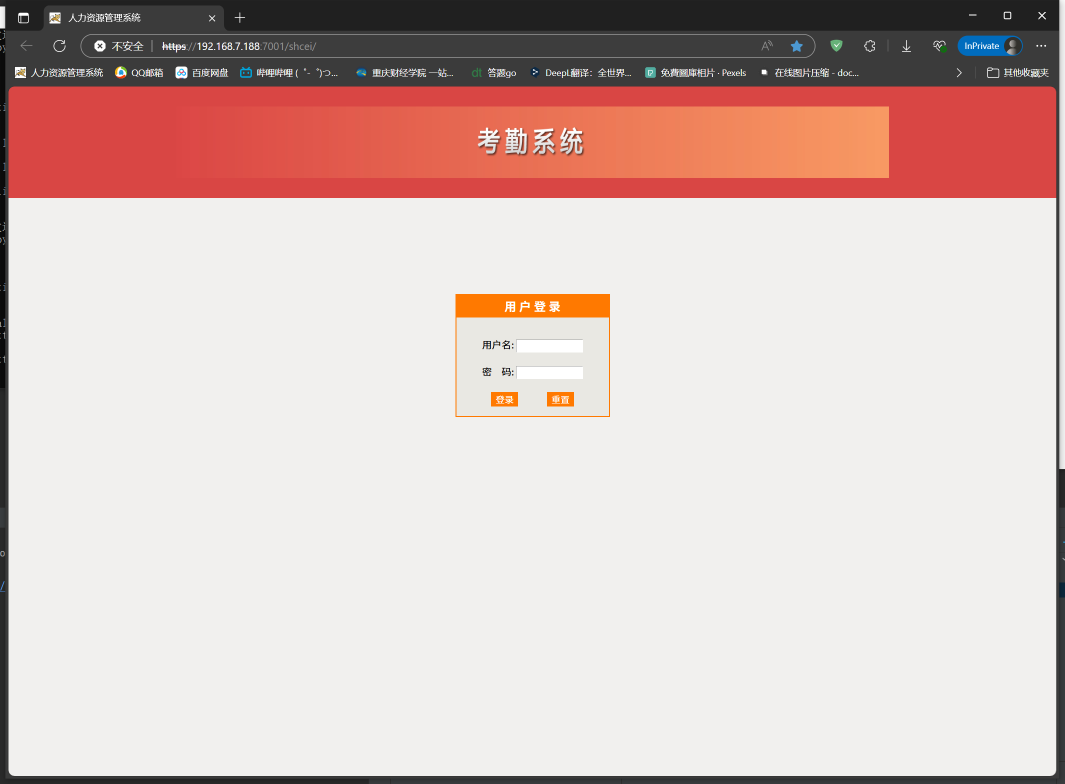
#> input picture punch_error.png, 2129 x 1568 px (shown at 1/2 size)
$ python -i image_recognizer.py   (imports and definitions only)
#> lines starting #> are read from the running program, lines starting #| are printed output that depends on the picture; after the words box and inside, x2 and y2 are one past the last pixel; in counts of white or black regions, pixels touching at a corner belong together
### modules/config.py
"""
配置管理模块

集中管理系统配置、环境变量和常量定义
"""

import os
import json
import socket
import secrets
import logging
import threading
import time
from dotenv import load_dotenv

# 加载环境变量
load_dotenv()


def _int_env(name, default):
    """安全解析整型环境变量：缺失/空串回退默认值，非法值告警后回退（避免 import 阶段崩溃）。"""
    v = os.getenv(name)
    if v is None or v.strip() == '':
        return default
    try:
        return int(v.strip())
    except ValueError:
        logging.warning(f"环境变量 {name}={v!r} 不是合法整数，使用默认值 {default}")
        return default


def _float_env(name, default):
    """安全解析浮点型环境变量：缺失/空串回退默认值，非法值告警后回退。"""
    v = os.getenv(name)
    if v is None or v.strip() == '':
        return default
    try:
        return float(v.strip())
    except ValueError:
        logging.warning(f"环境变量 {name}={v!r} 不是合法数字，使用默认值 {default}")
        return default


class Config:
    """配置管理类"""

    # 登录配置
    LOGIN_USERNAME = os.getenv('LOGIN_USERNAME')
    LOGIN_PASSWORD = os.getenv('LOGIN_PASSWORD')
    LOGIN_USERNAME2 = os.getenv('LOGIN_USERNAME2')
    LOGIN_PASSWORD2 = os.getenv('LOGIN_PASSWORD2')
    LOGIN_URL = os.getenv('LOGIN_URL')

    # Telegram配置
    TELEGRAM_BOT_TOKEN = os.getenv('TELEGRAM_BOT_TOKEN')
    TELEGRAM_CHAT_ID = os.getenv('TELEGRAM_CHAT_ID')

    # 邮件配置
    EMAIL_SENDER = os.getenv('EMAIL_SENDER', '')
    EMAIL_PASSWORD = os.getenv('EMAIL_PASSWORD', '')
    EMAIL_SMTP_SERVER = os.getenv('EMAIL_SMTP_SERVER', 'smtp.qq.com')
    EMAIL_SMTP_PORT = _int_env('EMAIL_SMTP_PORT', 465)
    EMAIL_RECIPIENTS = os.getenv('EMAIL_RECIPIENTS', '').split(',') if os.getenv('EMAIL_RECIPIENTS') else []
    # 给老婆单独发的趣味邮件（"报告老婆，我已下班！"这类）：WIFE_EMAIL 填空字符串即关闭。
    # WIFE_LOGIN_NAME 是她自己的打卡账号名：恢复双账号后她本人打卡时不发这类邮件，仍按原规则发正式邮件。
    WIFE_EMAIL = os.getenv('WIFE_EMAIL', 'dududulalala@icloud.com').strip()
    WIFE_LOGIN_NAME = os.getenv('WIFE_LOGIN_NAME', '邓蕴哲').strip()

    # Tesseract配置
    TESSERACT_PATH = os.getenv('TESSERACT_PATH', r'C:\Program Files\Tesseract-OCR\tesseract.exe')

    # 工作时间配置
    WORK_START_TIME = os.getenv('WORK_START_TIME', "09:00")
    WORK_END_TIME = os.getenv('WORK_END_TIME', "17:30")
    LATE_THRESHOLD = _int_env('LATE_THRESHOLD', 15)  # 分钟
    EARLY_LEAVE_THRESHOLD = _int_env('EARLY_LEAVE_THRESHOLD', 15)  # 分钟
    DAILY_STATUS_TIME = os.getenv('DAILY_STATUS_TIME', "08:20")

    # 系统配置
    MAX_RETRIES = 3
    RETRY_INTERVAL = 5  # 秒
    HEARTBEAT_INTERVAL = 300  # 5分钟
    MAX_HEARTBEAT_MISS = 3
    ERROR_RESET_INTERVAL = 3600  # 1小时
    MAX_ERRORS = 5

    # 看门狗配置
    WATCHDOG_MAX_RESTARTS = 5
    WATCHDOG_RESTART_INTERVAL = 3600  # 1小时

    # 文件路径配置
    LOGS_DIR = 'logs'
    PUNCH_RECORDS_DIR = 'punch_records'
    SCREENSHOTS_DIR = 'screenshots'
    TEMPLATES_DIR = 'templates'

    # 模板文件路径
    SAFE_PLACE_PATH = 'templates/safe_place.png'
    SAFE_PLACE_PATH2 = 'templates/safe_place2.png'
    USERNAME_FIELD_PATH = 'templates/username_field.png'
    PASSWORD_FIELD_PATH = 'templates/password_field.png'
    LOGIN_BUTTON_PATH = 'templates/login_button.png'
    PUNCH_BUTTON_PATH = 'templates/punch_button.png'


    # Telegram连接配置
    CONNECTION_POOL_SIZE = 20
    CONNECTION_TIMEOUT = 20
    POOL_TIMEOUT = 20
    READ_TIMEOUT = 20
    WRITE_TIMEOUT = 20
    UPDATE_TIMEOUT = 600  # 10分钟
    MAX_CONNECTION_ERRORS = 10

    # Telegram代理配置（按顺序探测，第一个可连通的端口被采用；都不通则直连）
    TELEGRAM_PROXY_HOST = os.getenv('TELEGRAM_PROXY_HOST', '127.0.0.1')
    TELEGRAM_PROXY_PORTS = [
        int(p.strip()) for p in os.getenv('TELEGRAM_PROXY_PORTS', '7897,7890').split(',')
        if p.strip().isdigit()
    ]
    TELEGRAM_PROXY_SCHEME = os.getenv('TELEGRAM_PROXY_SCHEME', 'http')
    TELEGRAM_PROXY_PROBE_TIMEOUT = _float_env('TELEGRAM_PROXY_PROBE_TIMEOUT', 1.0)

    # 图像识别配置
    MATCH_THRESHOLD = 0.8
    OCR_CONFIG = '--oem 3 --psm 6 -c tessedit_char_whitelist=0123456789:'

    # 动态配置文件路径
    DYNAMIC_CONFIG_FILE = 'dynamic_config.json'

    # Selenium配置 - 支持动态配置
    _dynamic_config = None
    # [M58/M64] dynamic_config.json 跨线程读改写保护：waitress HTTP 线程、asyncio 主循环、
    # 汇率/AI 资讯 executor 线程都可能并发触发写入，必须串行化 _load/_save 与所有 set_*，
    # 避免两线程同时 json.dump 同一文件或迭代字典时被改而产出截断/残破 JSON。
    _config_lock = threading.RLock()

    # [65 lines left out: functions _load_dynamic_config, _save_dynamic_config, get_selenium_config, set_selenium_config, get_use_selenium_login, get_selenium_headless, not called in this run]

    # ========================================================================
    # 内置网络加速（mihomo）配置 —— 存于 dynamic_config.json 的 PROXY 子对象
    # 设计：专属私有回环端口（避开系统 Clash 默认 7890/7897），仅代理本程序，
    # 与系统 VPN/代理状态解耦。
    # ========================================================================
    PROXY_DEFAULTS = {
        'enabled': False,
        'local_port': 7899,          # mixed-port（http+socks5），本程序 Telegram 走这里
        'api_port': 9899,            # mihomo external-controller（本地 RESTful API）
        'secret': '',                # external-controller 鉴权（首次随机生成并持久化）
        'source': 'subscription',    # 'subscription' | 'config'（旧字段，仅用于迁移）
        'subscription_url': '',      # 旧字段，仅用于迁移
        'selected_node': '',
        'group': 'AAS-Proxy',        # select 分组名（供 GUI 切换节点）
        'profiles': [],              # 多配置文件列表（见 _migrate_proxy_profiles 注释）
        'active_profile_id': '',     # 当前激活的 profile id
    }

    # [101 lines left out: functions _migrate_proxy_profiles, get_proxy_config, set_proxy_config, not called in this run]

    @classmethod
    def get_proxy_enabled(cls):
        return bool(cls.get_proxy_config().get('enabled', False))

    # [160 lines left out: functions get_proxy_local_port, get_proxy_api_port, _mihomo_binary_missing, _active_local_profile_content, _proxy_deterministic_failure, get_telegram_proxy, not called in this run]

    # get_local_proxy 探测结果短缓存：(结果, 失效时刻)。该函数在汇率/AI资讯/Claude额度的
    # 每次请求路径上都被调用，TCP 探测最坏要 1 秒，5 秒内直接复用上次结果摊薄成本。
    # 多线程并发写最坏也只是多探测一次（结果一致），无需加锁。
    _local_proxy_cache = (None, 0.0)

    # [70 lines left out: functions get_local_proxy, get_user_configs, ensure_directories, not called in this run]


# 全局配置实例
config = Config()

### modules/image_recognizer.py
"""
图像识别和OCR处理模块

负责模板匹配、OCR文字识别、图像处理等功能
"""

import cv2
import numpy as np
import pytesseract
import os
import re
from PIL import Image
from typing import Tuple, Optional, List, Dict
import logging
from modules.config import config


class ImageRecognizer:
    """图像识别和OCR处理类"""

    def __init__(self):
        self.logger = logging.getLogger(__name__)

        # 设置Tesseract路径
        tesseract_path = config.TESSERACT_PATH
        if os.path.exists(tesseract_path):
            pytesseract.pytesseract.tesseract_cmd = tesseract_path

        # 模板匹配阈值
        self.match_threshold = config.MATCH_THRESHOLD

        # OCR配置
        self.ocr_config = config.OCR_CONFIG

    # [225 lines left out: functions find_element_by_image, find_element_with_label, extract_text_from_image, get_remaining_time, get_punch_records_from_page, find_multiple_elements, not called in this run]

    def enhance_image_for_ocr(self, image_path: str, output_path: str = None) -> str:
        """增强图像以提高OCR识别率

        Args:
            image_path: 输入图像路径
            output_path: 输出图像路径（可选）

        Returns:
            str: 增强后的图像路径
        """
#> called with image_path = '../punch_error.png'
        try:
            # 读取图像
            image = cv2.imread(image_path)
#> image is the input picture: shape (1568, 2129, 3); mean B, G, R 190.3, 194.2, 214.2
            if image is None:
                return image_path

            # 转换为灰度图
            gray = cv2.cvtColor(image, cv2.COLOR_BGR2GRAY)
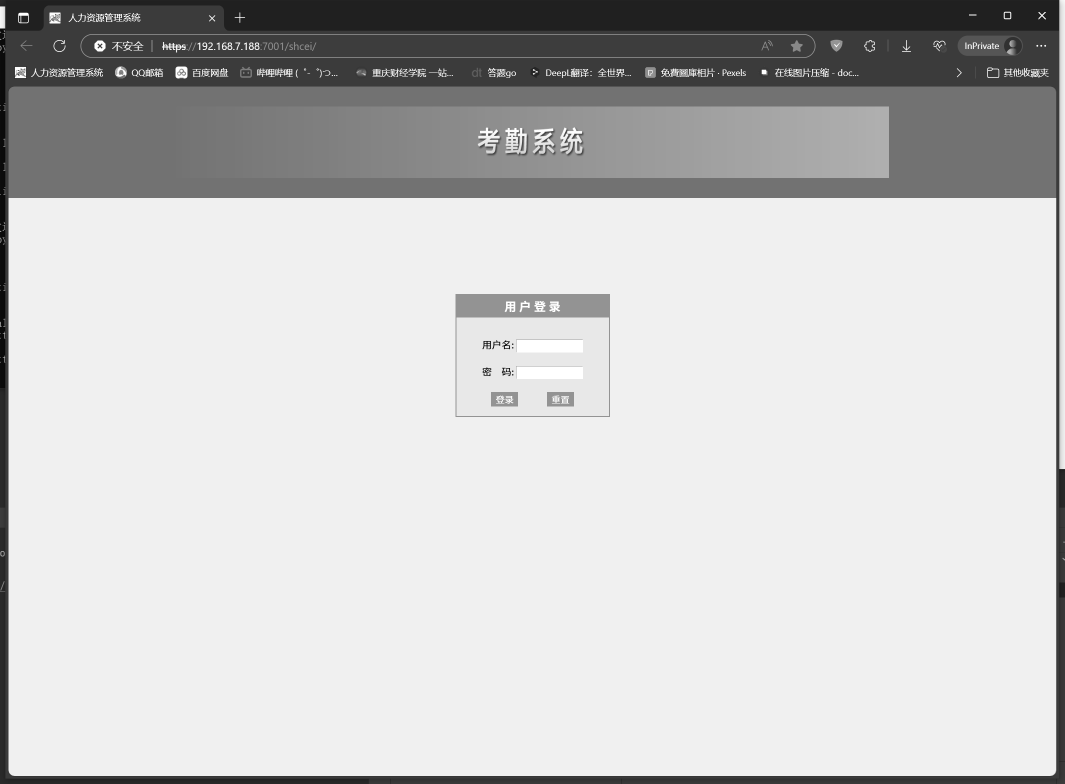
#> gray: shape (1568, 2129) (shown at 1/2 size); min 0, max 255, mean 199.7

            # 应用高斯模糊减少噪声
            blurred = cv2.GaussianBlur(gray, (5, 5), 0)

            # 应用自适应阈值
            thresh = cv2.adaptiveThreshold(blurred, 255, cv2.ADAPTIVE_THRESH_GAUSSIAN_C,
                                         cv2.THRESH_BINARY, 11, 2)
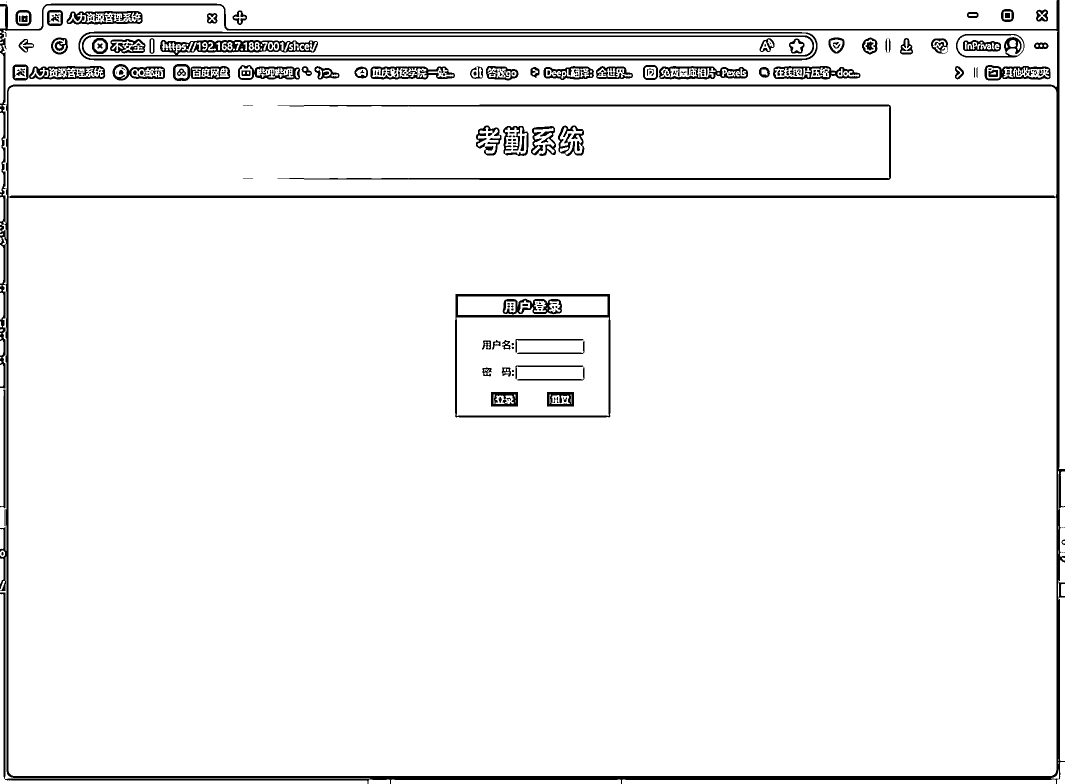
#> thresh: shape (1568, 2129) (shown at 1/2 size); 95.4% white; 312 black regions (170 under 20 px), largest, box (x1, y1, x2, y2) and area: (0, 0, 2129, 1568) 64157, (164, 71, 1628, 113) 13231, (157, 63, 1635, 121) 10768

            # 形态学操作去除噪声
            kernel = np.ones((2, 2), np.uint8)
            cleaned = cv2.morphologyEx(thresh, cv2.MORPH_CLOSE, kernel)
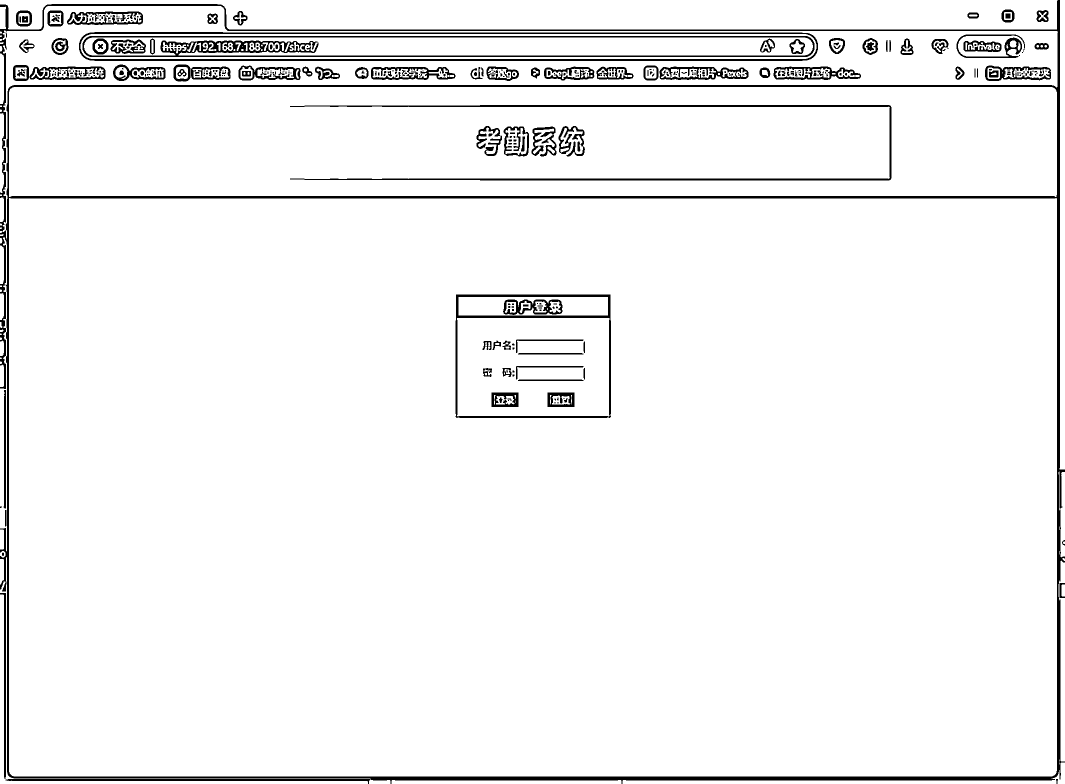
#> cleaned: shape (1568, 2129) (shown at 1/2 size); 95.4% white; 375 black regions (219 under 20 px), largest, box (x1, y1, x2, y2) and area: (0, 0, 2129, 1568) 57871, (165, 72, 1629, 114) 13193, (158, 64, 1636, 122) 10768

            # 保存增强后的图像
            if output_path is None:
                base, ext = os.path.splitext(image_path)
                output_path = f"{base}_enhanced{ext}"

            cv2.imwrite(output_path, cleaned)
            self.logger.info(f"图像增强完成: {output_path}")
            return output_path

        except Exception as e:
            self.logger.error(f"图像增强失败: {e}")
            return image_path

    # [23 lines left out: function verify_element_exists, not called in this run]


# 全局图像识别器实例
image_recognizer = ImageRecognizer()

>>> result = ImageRecognizer().enhance_image_for_ocr('../punch_error.png')
